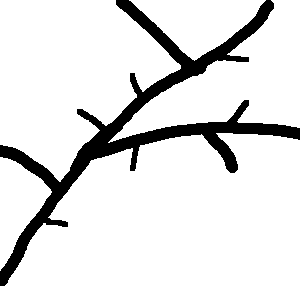
#> input picture Vaso_amao.png, 300 x 300 px
$ jupyter execute --allow-errors bulge_size_code2.ipynb   (shell and % lines are left out)
#> lines starting #> are read from the running program, lines starting #| are printed output that depends on the picture; after the words box and inside, x2 and y2 are one past the last pixel; in counts of white or black regions, pixels touching at a corner belong together
### Modulos/modulos_auxiliares.py
#bibliotecas usadas
import matplotlib.pyplot as plt
import numpy as np
import skimage.morphology
import scipy.ndimage as ndi
from skimage.filters import threshold_otsu
from scipy.ndimage import distance_transform_edt as distance

import random

#codigos do Cesar Comin
import Modulos.segmentation as seg
import Modulos.image as im
import Modulos.skeleton as skn
import Modulos.util as util

#modulos das funcoes usadas
import Modulos.Limiarizacao as lim

#Modulo de funções de teste
import Modulos.cldice as clDice

## Graph module
import Modulos.creation as creation
import networkx as nx
import Modulos.adjustment as ad


# [109 lines left out: functions merge_image, merge_modified, not called in this run]


def transform_rgb_to_gray(img):
    """
    Function to transform RGB image in a image in shades of gray

    Input:
        img: [int] RGB image

    Output:
        img_out: [int] image in shades of gray

    """
    img_out = np.zeros((img.shape[0], img.shape[1], 2), dtype = np.uint8)
    if len(img.shape) == 3:
        for i in range(len(img.shape)):
            img_out = img[:, :, i]

    else:
        return img
    return img_out


# [338 lines left out: functions transform_nonbinary, mostra_img, plot_graph, confusion_matrix, confusion_matrix_new, compare_skeleton and 4 more, not called in this run]

### bulge_size_code2.ipynb
[cell 1]
import numpy as np
import matplotlib.pyplot as plt
from Modulos.modulos_auxiliares import *
from scipy.spatial.distance import cdist

from bulge_size_class import *

[cell 2]
# importando a img
img = plt.imread('Vaso_amao.png')
#> img is the input picture: shape (300, 300, 3) float32; values 0 (black) and 1 (white), 88.4% white; 1 black region, box (x1, y1, x2, y2) and area: (0, 0, 300, 286) 10451
img = (1 - img).astype(np.uint8)
img = transform_rgb_to_gray(img)
#esqueletizacao
img_skel = np.array((skimage.morphology.skeletonize(img, method = 'lee')))
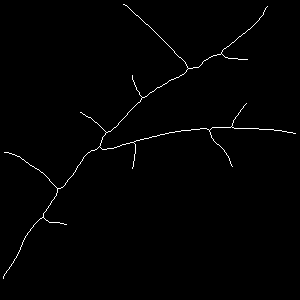
#> img_skel: shape (300, 300) bool; 0.93% white in thin lines or dots, all inside (x1, y1, x2, y2) = (3, 4, 296, 279)

# grafo
#> (the rest of this cell did not finish here and is left out)

https://www.copict.ufscar.br/arquivos/edital-001-2022/roteiro-para-elaboracao-de-relatorio-parcial-de-ict.pdf

pdf do relatorio parcial

#> (a cell that did not finish here is left out)

#> (a cell that did not finish here is left out)

# Proxima semana

Fazer duas imagens novas na mao, uma com o mesmo comprimento variando o raio e outra variando o comprimento e deixando o raio fixo

Fazer uma verificação para ver se o bulgesize nao esta dividindo com none, caso o avg radius mean nao chegue a linha do vaso

Fazer um plote em consideracao do raio e o length

resgatar o codigo de gerar imagens ruidosas para fazer uma nova geração de ruidos

[cell 5]
img_raio = plt.imread('varia_raio.png')
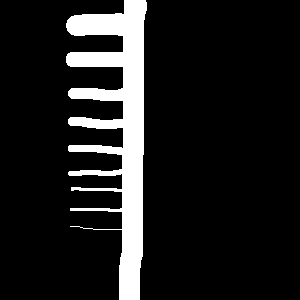
#> input picture varia_raio.png, 300 x 300 px
#> img_raio is the input picture: shape (300, 300, 3) float32; values 0 (black) and 1 (white), 11.7% white; 1 white region, box (x1, y1, x2, y2) and area: (66, 0, 147, 300) 10505
img_raio = transform_rgb_to_gray(img_raio)
img_raio = img_raio.astype(np.uint8)
print(img_raio.shape)
#| (300, 300)


#esqueletizacao
img_raio_skel = np.array((skimage.morphology.skeletonize(img_raio, method = 'lee')))
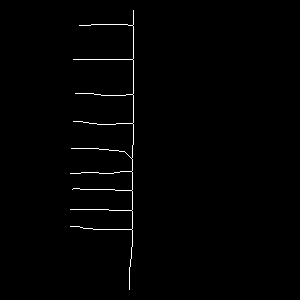
#> img_raio_skel: shape (300, 300) bool; 0.9% white in thin lines or dots, all inside (x1, y1, x2, y2) = (70, 10, 134, 290)

# grafo
#> (the rest of this cell did not finish here and is left out)

Dar uma olhada nos pixels que ficam no pixel_set e tambem se ele termina com 3 componentes conexos mesmo

tentar arrumar os valores de bulgesize que não estao chegando até o final, tambem analise para ver se esta recebendo os valores nos mesmos id's

#> (a cell that did not finish here is left out)

[cell 7]
plt.figure()
plt.imshow(img_raio + img_raio_skel)
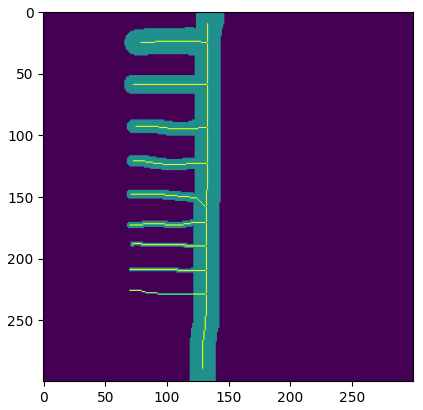
#> figure drawn by matplotlib, 1 panel

#> (a cell that did not finish here is left out)

[cell 9]
img_comprimento = transform_rgb_to_gray(plt.imread('varia_comprimento.png')).astype(np.uint8)
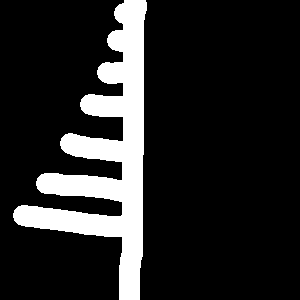
#> input picture varia_comprimento.png, 300 x 300 px
#> img_comprimento: shape (300, 300); values 0 (black) and 1 (white), 15% white; 1 white region, box (x1, y1, x2, y2) and area: (13, 0, 147, 300) 13492

#esqueletizacao
img_comp_skel = np.array((skimage.morphology.skeletonize(img_comprimento, method = 'lee')))
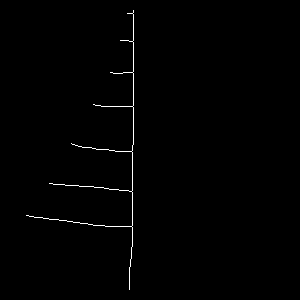
#> img_comp_skel: shape (300, 300) bool; 0.67% white in thin lines or dots, all inside (x1, y1, x2, y2) = (26, 10, 134, 290)

# grafo
#> (the rest of this cell did not finish here and is left out)

#> (a cell that did not finish here is left out)

#> (a cell that did not finish here is left out)
